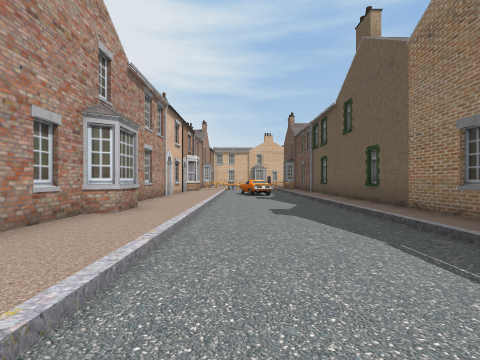
View 1 (above)

17 first-person views from a walk through a 3-D level made in the Unity game engine. The camera is 1.3 m above the floor, looks level and sees 85° across. The floor is counted in squares, 2 m on a side. Each view is taken from the middle of a square. On the plan, view 1 faces up. The plan holds only what a view shows up to about 9 squares ahead; the rest is blank. The place goes on beyond the plan. The player character is not drawn. Some surface patterns are stand-ins.

View 2
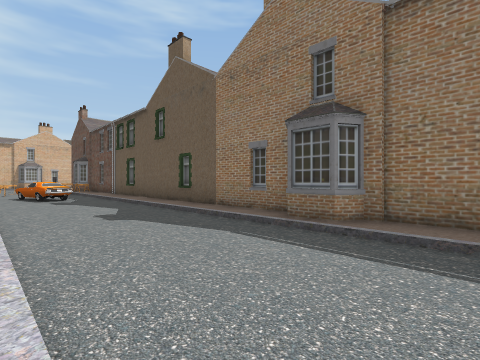

View 3
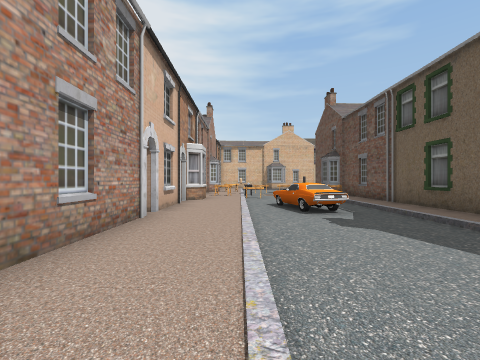

View 4
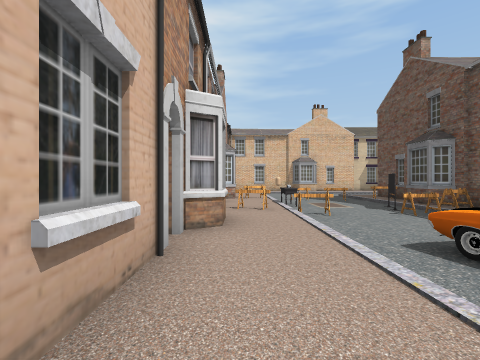

View 5
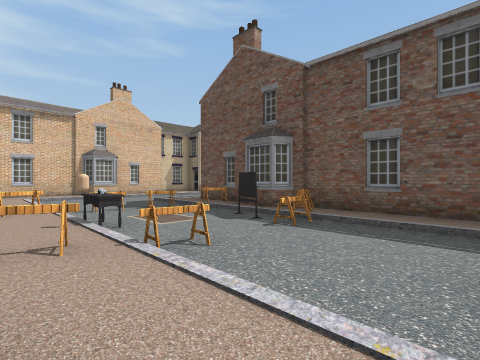

View 6
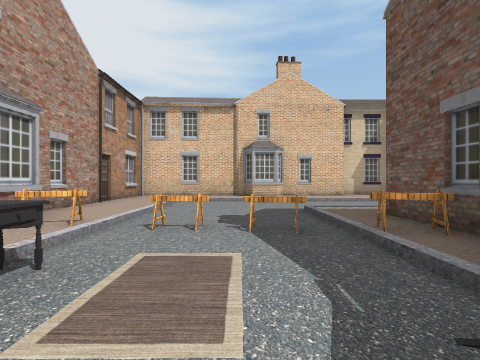

View 7
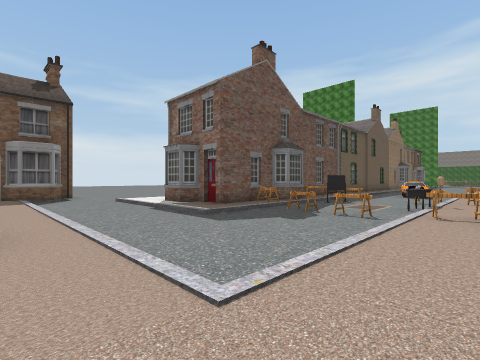

View 8
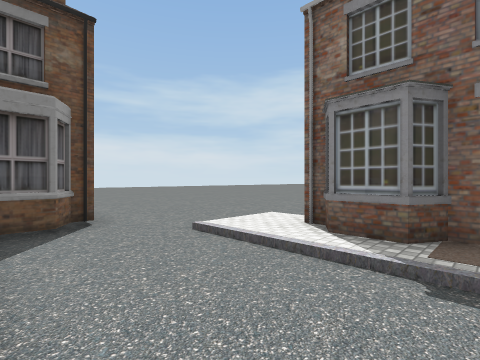

View 9
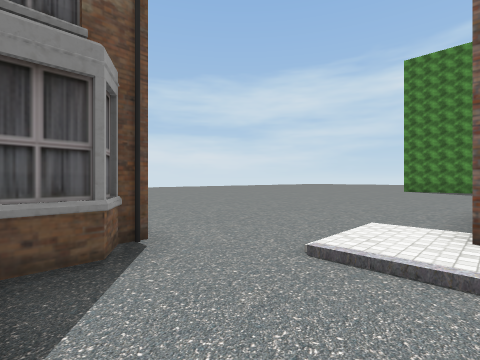

View 10
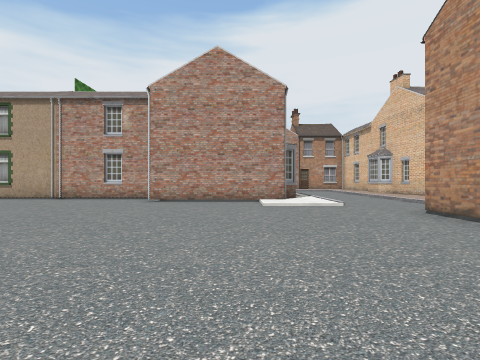

View 11
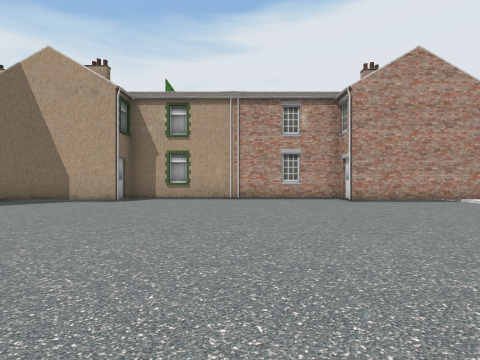

View 12
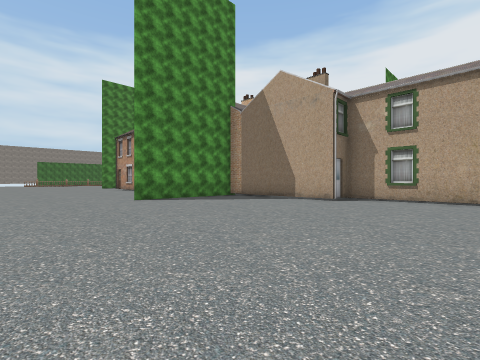

View 13
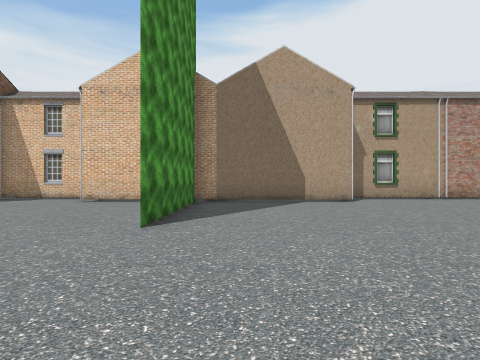

View 14
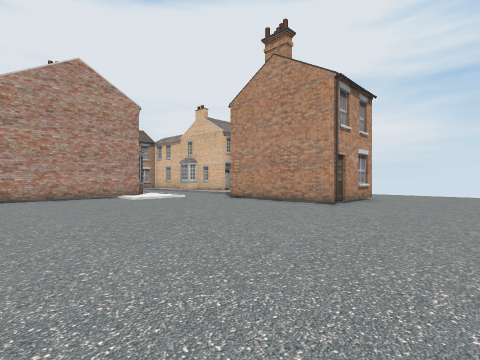

View 15
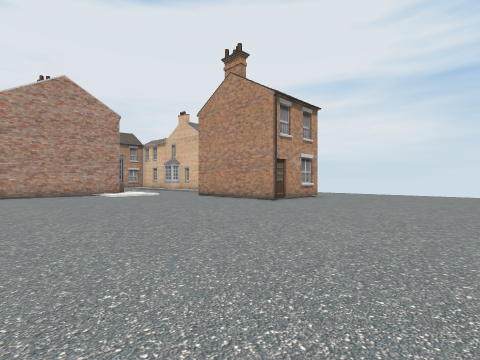

View 16
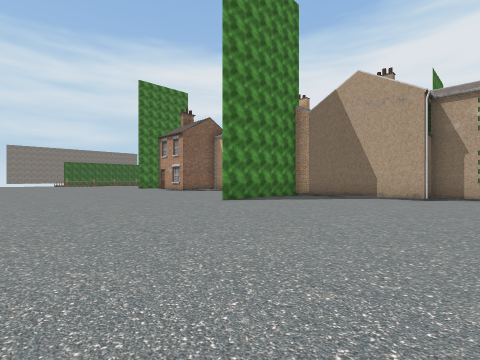

View 17
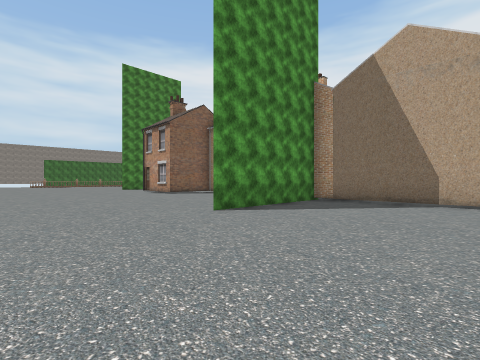

### Floor plan
Key: @ floor where view 1 was taken; # wall or solid block; . main floor; : floor 0.25 m higher than the main floor; / step, stairs or slope; C car; B barrier; A capsule; T table.
Columns run from 3 left of view 1 to 18 right of it. Each row starts with its distance up from view 1.
 25 #::::/:::::     #.....
 24 #://////////#   #.....
 23 #:/.........#####.....
 22 #:/...................
 21 #:/...:::::...........
 20 #:/B..:###:...........
 19  B/.B.B###............
 18  :/...:###............
 17  AT..#####............
 16  BB..BB##.............
 15 #://..:##.......
 14 #:/...:##........
 13 #:/C..:##.........
 12 #:/CC.:##.........
 11 #:/.C.:##...........
 10 #:/...:##...........
  9 #:/...:###..........
  8 #:/...:###..........
  7 #:/...:###..........
  6 #:/...:###..........
  5 #:/...:#######......
  4 #:/...:# # .........
  3 #:/...:###..........
  2  :/...####..........
  1   /...:##..........
  0   /@..:##... ......
 -1         #.    ...

Where each view was taken, in squares from view 1:
view 1: 0 up, 0 right, facing up
view 2: 0 up, 1 left, facing up-right
view 3: 5 up, 1 left, facing up
view 4: 10 up, 2 left, facing up
view 5: 13 up, 2 left, facing up-right
view 6: 16 up, 1 right, facing up
view 7: 25 up, 2 left, facing down-right
view 8: 24 up, 4 right, facing down-right
view 9: 24 up, 6 right, facing down-right
view 10: 19 up, 14 right, facing left
view 11: 13 up, 14 right, facing left
view 12: 13 up, 14 right, facing down-left
view 13: 6 up, 14 right, facing left
view 14: 16 up, 16 right, facing up-left
view 15: 16 up, 18 right, facing up-left
view 16: 11 up, 16 right, facing down-left
view 17: 9 up, 14 right, facing down-left
